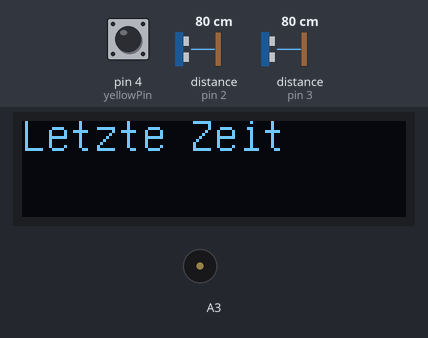
Simulated run of this sketch. Board: Arduino Uno, built with avr-gcc and run on an emulated ATmega328P. On the bench: 128×32 one-colour display, buzzer (waves = sounding). Wiring (inferred from the names in the program): 2 × range finder with pulse-width output: data pin 2 / data pin 3. Inputs (shaded band) come from the test bench; at power-on: pin 4 (yellowPin) HIGH, distance to the obstacle (sensors on pin 2, pin 3) 80 cm.

Above: at 1.2 s.
1.3 s: pin 4 (yellowPin) pulled LOW for 0.15 s
At 1.83 s:
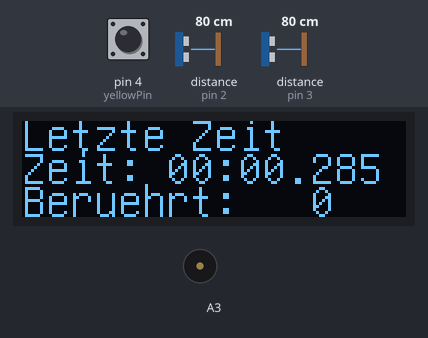
2.0 s: distance to the obstacle (sensor on pin 2) set to 253 cm
At 4.03 s:
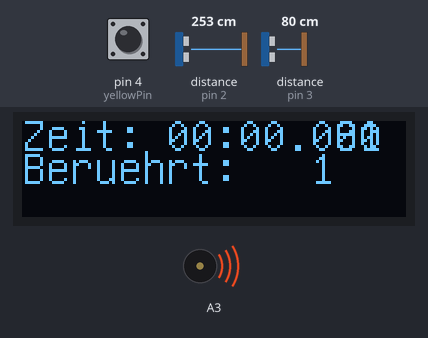
5.0 s: pin 4 (yellowPin) pulled LOW for 1 s
At 6.08 s:
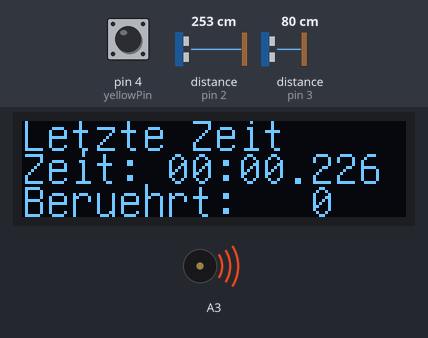
7.5 s: distance to the obstacle (sensor on pin 2) set to 2 cm
At 7.5 s:
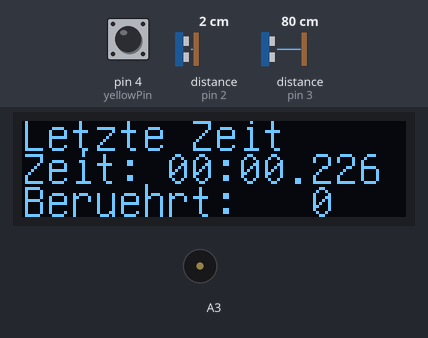
Timing chart, 0 to 10.5 s (numbered marks = the images above; inputs shaded):
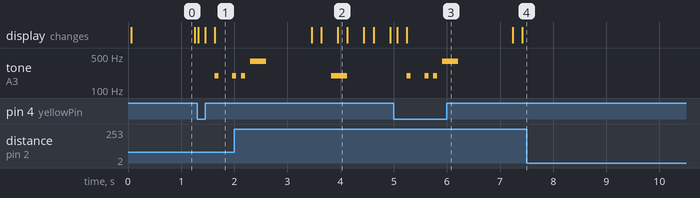

The sketch:

hotwiregame.ino
```cpp
// The hot buzzer wire game (German: Der heiße Draht)
// The game ist built with 3 signals:
// green  - A: The "host of the buzzer slope
//             Touching this with the buzzer slope will cause reset to 0 for the time
//             Releasing it will start measurement - player moves onto B
// red    - B: This is the touch point on the other side of the board. Touching it confirms that the player moved
//             on the complete wire.
// yellow - D: The wire. Touching this will increment the touch cont. Target ist to move the buzzer slope from A to
//             B and back to A without touching D.
// As the trigger inputs are low active, you can add this board to an existing circuit with 5V LEDs easily (The slope is GND)

#include "U8glib.h"
#include "pitches.h"
#include "TimerOne.h"

// notes in the melody:
int melody[] = {
  8, NOTE_C4, NOTE_G3, NOTE_G3, NOTE_A3, NOTE_G3, 0, NOTE_B3, NOTE_C4
};

// note durations: 4 = quarter note, 8 = eighth note, etc.:
int noteDurations[] = {
  0,4, 8, 8, 4, 4, 4, 4, 4
};

int greenPin = 2;
int redPin = 3;
int yellowPin = 4;

#define RESET 0
#define FORWARD 1
#define BACKWARD 2

volatile int imillis = 0;
unsigned char iSec = 0;
unsigned char iMin = 0;
unsigned char touchCount = 0;
volatile char mode = 1;
char timeSinceStart[16];
char lastTimeString[16];
char lastTouched[16];
char lowRow[16];

volatile char main_INTMSK = 0;
char last_main_INTMSK = 0;
#define INT_A_CAUGHT  0x1
#define INT_D_CAUGHT  0x2
#define PLAY_TOUCHED  0x4
#define PLAY_FINISHED 0x8

int INT_A_LockTimer;
int INT_D_LockTimer;
int soundPlayTimer;
volatile int thisNote = 0;
volatile int noteDuration = 0;

int mainDiffTimer = 0;

U8GLIB_SSD1306_128X32 u8g(U8G_I2C_OPT_NONE); // Just for 0.91”(128*32)
//U8GLIB_SSD1306_128X64 u8g(U8G_I2C_OPT_NONE|U8G_I2C_OPT_DEV_0);// for 0.96” and 1.3”


int finishMelody[] = {
  NOTE_G3, NOTE_B3, NOTE_C4, NOTE_D4, 0, NOTE_B3, NOTE_D4
};

// note durations: 4 = quarter note, 8 = eighth note, etc.:
int finishDurations[] = {
  7, 8, 8, 8, 8, 8, 8, 2
};

int noTouchfinishMelody[] = {
  NOTE_G3, 0, NOTE_G3, NOTE_G3, NOTE_G4
};

// note durations: 4 = quarter note, 8 = eighth note, etc.:
int noTouchfinishDurations[] = {
  5, 8, 8, 8, 8, 2
};


void paint(void) {
  u8g.setFont(u8g_font_unifont);

  if (mode == RESET)
  {
    u8g.setPrintPos(0, 10);
    u8g.print("Letzte Zeit");
    u8g.setPrintPos(0, 21);
    u8g.print(lastTimeString);
    u8g.setPrintPos(0, 32);
    u8g.print(lastTouched);
  }
  else
    if (mode >= FORWARD)
    {
      sprintf(timeSinceStart, "Zeit: %02d:%02d.%03d", iMin, iSec, imillis);
      u8g.setPrintPos(0, 10);
      u8g.print(timeSinceStart);
      sprintf(lowRow, "Beruehrt: %3d", touchCount);
      u8g.setPrintPos(0, 21);
      u8g.print(lowRow);
    }
}

void playSnd()
{
  tone(A3, finishMelody[thisNote]);
  noteDuration = 1000 / (finishDurations[thisNote]);
}

void handleINT_A()
{
  if (!(main_INTMSK & INT_A_CAUGHT))
  {
    main_INTMSK |= INT_A_CAUGHT;
    INT_A_LockTimer = imillis;
  }
}

void handleINT_D()
{
  if (!(main_INTMSK & INT_D_CAUGHT))
  {
    main_INTMSK |= INT_D_CAUGHT;
    INT_D_LockTimer = imillis;
    if (mode != RESET)
    {
      main_INTMSK |= PLAY_TOUCHED;
      tone(A3, NOTE_G3);
      soundPlayTimer = imillis;
      touchCount++;
    }
  }
}

void milliseconds() {
  imillis++;
  if (imillis == 1000)
  {
    imillis = 0;
    iSec++;
    if (iSec == 60)
    {
      iSec = 0;
      iMin++;
    }
  }
}


void setup(void) {
  noInterrupts();           // disable all interrupts
  // flip screen, if required
  // u8g.setRot180();
  pinMode(greenPin, INPUT_PULLUP);        // sets the digital pin 7 as input
  pinMode(redPin, INPUT_PULLUP);        // sets the digital pin 7 as input
  pinMode(yellowPin, INPUT_PULLUP);        // sets the digital pin 7 as input

  memset(lowRow, 0, 16);
  mode = RESET;
  // assign default color value
  if ( u8g.getMode() == U8G_MODE_R3G3B2 ) {
    u8g.setColorIndex(155);     // white
  }
  else if ( u8g.getMode() == U8G_MODE_GRAY2BIT ) {
    u8g.setColorIndex(3);         // max intensity
  }
  else if ( u8g.getMode() == U8G_MODE_BW ) {
    u8g.setColorIndex(1);         // pixel on
  }
  else if ( u8g.getMode() == U8G_MODE_HICOLOR ) {
    u8g.setHiColorByRGB(255,255,255);
  }


  Timer1.initialize(1000);
  Timer1.attachInterrupt(milliseconds);

// Activate falling Edge for A and D
  attachInterrupt(digitalPinToInterrupt(greenPin), handleINT_A, CHANGE);
  attachInterrupt(digitalPinToInterrupt(redPin), handleINT_D, FALLING);

  interrupts();             // enable all interrupts
}


int getDiffTime(int stamp)
{
  if (stamp > imillis)
  {
    return 1000 - (stamp - imillis);
  }
  else
  {
    return imillis - stamp;
  }
}

void playSound(int* melody, int* durations)
{
  int* durationStart = &durations[1];

  for (thisNote = 0; thisNote < durations[0]; thisNote++) {

  // to calculate the note duration, take one second divided by the note type.
  //e.g. quarter note = 1000 / 4, eighth note = 1000/8, etc.
  int noteDuration = 600 / durationStart[thisNote];
  if (melody[thisNote])
    tone(A3, melody[thisNote]);
  else
    noTone(A3);
  int soundPlayTimer = imillis;
  while (getDiffTime(soundPlayTimer) <= noteDuration)
  {}

  // to distinguish the notes, set a minimum time between them.
  // the note's duration + 30% seems to work well:
  int pauseBetweenNotes = noteDuration * 12 / 10;
  noTone(A3);
  soundPlayTimer = imillis;
  while (getDiffTime(soundPlayTimer) <= pauseBetweenNotes)
  {}
  // stop the tone playing:
}

}

void loop(void) {
  if (main_INTMSK & PLAY_TOUCHED)
  {
    if (getDiffTime(soundPlayTimer) >=250)
    {
      main_INTMSK &= ~PLAY_TOUCHED;
      noTone(A3);
    }
  }

  if (main_INTMSK & INT_A_CAUGHT)
  {
    if (getDiffTime(INT_A_LockTimer) >=50)
    {
      main_INTMSK &= ~INT_A_CAUGHT;
      int pinstate = digitalRead(greenPin);
      if (pinstate == HIGH)
      {
        if (mode == RESET)
        {
          mode = FORWARD;
          imillis = 0;
          iSec = 0;
          iMin = 0;
          touchCount = 0;
        }
      }
      else
      {
        if (mode == BACKWARD)
        {
          noTone(A3);
          main_INTMSK |= PLAY_FINISHED;
          main_INTMSK &= ~PLAY_TOUCHED; // clear possible touch sound
        }
        mode = RESET;
      }
    }
  }

  if (main_INTMSK & PLAY_FINISHED)
  {
    if (!(last_main_INTMSK & PLAY_FINISHED))
    {
      strncpy(lastTimeString, timeSinceStart, 16);
      strncpy(lastTouched, lowRow, 16);
      thisNote = 0;

      // picture loop
      u8g.firstPage();
      do {
        paint();
      } while( u8g.nextPage() );

      if (touchCount != 0)
      {
        playSound(finishMelody, finishDurations);
      }
      else
      {
        playSound(noTouchfinishMelody, noTouchfinishDurations);
      }
      noTone(A3);
      main_INTMSK &=  ~PLAY_FINISHED;
    }
  }
  else
  {
    // picture loop
    u8g.firstPage();
    do {
      paint();
    } while( u8g.nextPage() );
  }

  if (main_INTMSK & INT_D_CAUGHT)
  {
    if (getDiffTime(INT_D_LockTimer) >=700)
    {
      main_INTMSK &= ~INT_D_CAUGHT;
    }
  }

  if (digitalRead(yellowPin) == LOW)
  {
    mode = BACKWARD;
  }
  last_main_INTMSK = main_INTMSK;
}
```

pitches.h
```cpp
/*************************************************
 * Public Constants
 *************************************************/

#define NOTE_B0  31
#define NOTE_C1  33
#define NOTE_CS1 35
#define NOTE_D1  37
#define NOTE_DS1 39
#define NOTE_E1  41
#define NOTE_F1  44
#define NOTE_FS1 46
#define NOTE_G1  49
#define NOTE_GS1 52
#define NOTE_A1  55
#define NOTE_AS1 58
#define NOTE_B1  62
#define NOTE_C2  65
#define NOTE_CS2 69
#define NOTE_D2  73
#define NOTE_DS2 78
#define NOTE_E2  82
#define NOTE_F2  87
#define NOTE_FS2 93
#define NOTE_G2  98
#define NOTE_GS2 104
#define NOTE_A2  110
#define NOTE_AS2 117
#define NOTE_B2  123
#define NOTE_C3  131
#define NOTE_CS3 139
#define NOTE_D3  147
#define NOTE_DS3 156
#define NOTE_E3  165
#define NOTE_F3  175
#define NOTE_FS3 185
#define NOTE_G3  196
#define NOTE_GS3 208
#define NOTE_A3  220
#define NOTE_AS3 233
#define NOTE_B3  247
#define NOTE_C4  262
#define NOTE_CS4 277
#define NOTE_D4  294
#define NOTE_DS4 311
#define NOTE_E4  330
#define NOTE_F4  349
#define NOTE_FS4 370
#define NOTE_G4  392
#define NOTE_GS4 415
#define NOTE_A4  440
#define NOTE_AS4 466
#define NOTE_B4  494
#define NOTE_C5  523
#define NOTE_CS5 554
#define NOTE_D5  587
#define NOTE_DS5 622
#define NOTE_E5  659
#define NOTE_F5  698
#define NOTE_FS5 740
#define NOTE_G5  784
#define NOTE_GS5 831
#define NOTE_A5  880
#define NOTE_AS5 932
#define NOTE_B5  988
#define NOTE_C6  1047
#define NOTE_CS6 1109
#define NOTE_D6  1175
#define NOTE_DS6 1245
#define NOTE_E6  1319
#define NOTE_F6  1397
#define NOTE_FS6 1480
#define NOTE_G6  1568
#define NOTE_GS6 1661
#define NOTE_A6  1760
#define NOTE_AS6 1865
#define NOTE_B6  1976
#define NOTE_C7  2093
#define NOTE_CS7 2217
#define NOTE_D7  2349
#define NOTE_DS7 2489
#define NOTE_E7  2637
#define NOTE_F7  2794
#define NOTE_FS7 2960
#define NOTE_G7  3136
#define NOTE_GS7 3322
#define NOTE_A7  3520
#define NOTE_AS7 3729
#define NOTE_B7  3951
#define NOTE_C8  4186
#define NOTE_CS8 4435
#define NOTE_D8  4699
#define NOTE_DS8 4978
```

Measured:
- after the input at 1.3 s, tone on A3: silent → 196 Hz after 0.33 s instead of 0.51 s
- after the input at 5.0 s, tone on A3: plays 196 Hz for 0.08 s, 196 Hz for 0.08 s, 196 Hz for 0.08 s, 392 Hz for 0.30 s, starting after 0.25 s
- after the input at 7.5 s, tone on A3: stays silent (without the input it goes to 196 Hz after 0.73 s)
- what the display in image 0 shows lasts 1.2 s, from 0.1 s to 1.3 s
